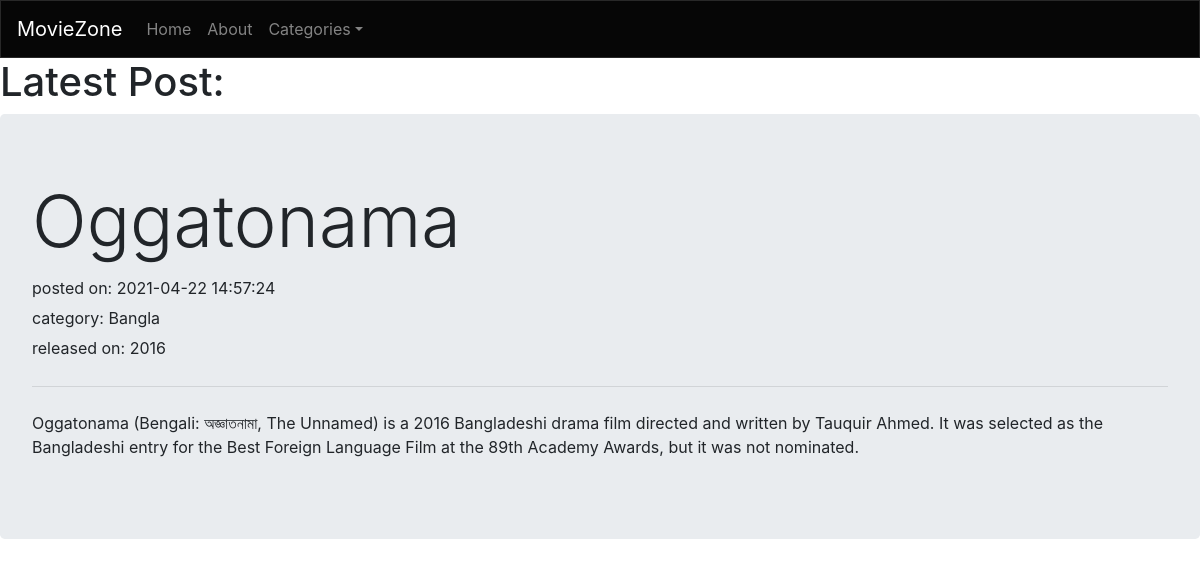
The app's page /pages/bangla.php with its own data.
### tables this page shows
CREATE TABLE `movies` (
  `ID` int(11) NOT NULL,
  `name` varchar(255) NOT NULL,
  `category` varchar(255) NOT NULL,
  `year` int(11) NOT NULL,
  `details` text NOT NULL,
  `created_at` timestamp NOT NULL DEFAULT current_timestamp()
);

### pages/bangla.php (the view)
<?php include '../templates/pages_header.php' ?>
<?php include '../templates/pages_navbar.php' ?>
<?php
include '../db/dbconnect.php';
$conn=$obj->open();
?>
<h1>Latest Post:</h1>
<?php
    $sql="SELECT * FROM movies where category='Bangla' order by ID DESC";
    $result=$conn->query($sql);
    if($result==true)
    {
        while ($row=$result->fetch_assoc()) {
            ?>
                    <div class="jumbotron">
                        <h1 class="display-3"><?php echo $row['name']; ?></h1>
                        <p class="lead"><small><?php echo "posted on: ".$row['created_at']."<br>"."category: ".$row['category']."<br>"."released on: ".$row['year']; ?></small></p>
                        <hr class="my-4">
                        <p><?php echo $row['details']; ?></p>
                    </div>
                <?php
            }
    }
    else {
        echo $conn->error;
    }
?>
<?php include '../templates/footer.php' ?>

### records on screen
movies: name "Oggatonama", created_at "2021-04-22 14:57:24", category "Bangla", year "2016", details "Oggatonama (Bengali: অজ্ঞাতনামা, The Unnamed) is a 2016 Bangladeshi drama film directed and written by Tauquir Ahmed. It was selected as the Bangladeshi entry for the Best Foreign Language Film at the 89th Academy Awards, but it was not nominated."
